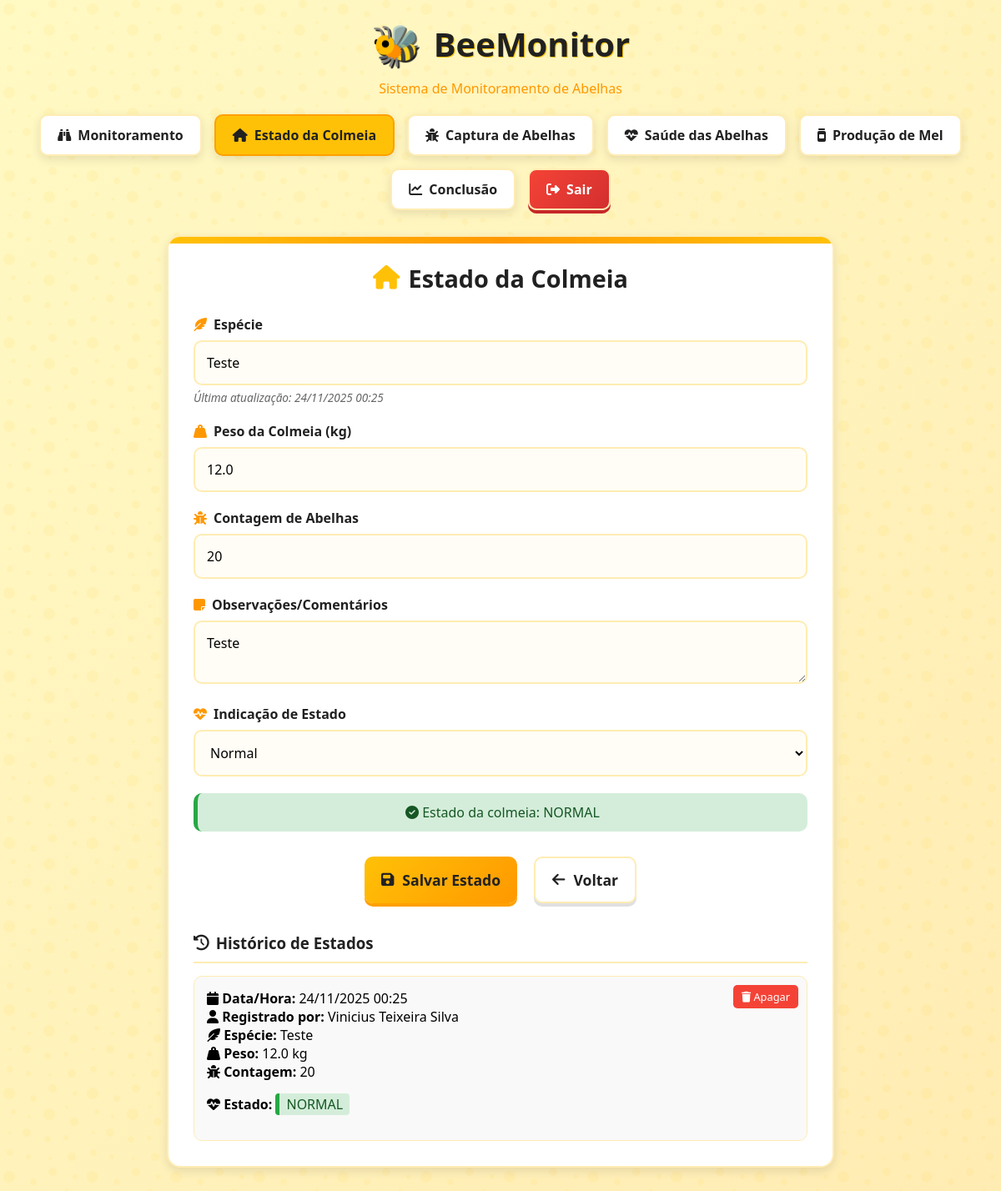
Page /estado-colmeia (signed in) on the committed database.
### models.py (models this page shows, shortened)
class EstadoColmeia(db.Model):
    id = db.Column(db.Integer, primary_key=True)
    usuario_id = db.Column(db.Integer, db.ForeignKey('usuario.id'), nullable=False)
    especie = db.Column(db.String(100))
    peso = db.Column(db.Float)
    contagem_abelhas = db.Column(db.Integer)
    observacoes = db.Column(db.Text)
    estado = db.Column(db.String(20), default='normal')
    data_atualizacao = db.Column(db.DateTime, default=datetime.utcnow)
    usuario = db.relationship('Usuario', backref=db.backref('estados_colmeia', lazy=True))

class Usuario(db.Model):
    id = db.Column(db.Integer, primary_key=True)
    nome = db.Column(db.String(100), nullable=False)
    email = db.Column(db.String(100), unique=True, nullable=False)
    telefone = db.Column(db.String(20))
    cpf = db.Column(db.String(14), unique=True)
    tipo_usuario = db.Column(db.String(20), default='Participante')
    matricula = db.Column(db.String(12))
    senha = db.Column(db.String(200), nullable=False)
    data_criacao = db.Column(db.DateTime, default=datetime.utcnow)
    ativo = db.Column(db.Boolean, default=True)

### route.py (the view)
@app.route('/estado-colmeia')
@login_required
def mostrar_estado_colmeia():
    if is_admin():
        estados = EstadoColmeia.query.order_by(EstadoColmeia.data_atualizacao.desc()).all()
    else:
        estados = EstadoColmeia.query.filter_by(usuario_id=session['usuario_id']).order_by(EstadoColmeia.data_atualizacao.desc()).all()
    estado_atual = EstadoColmeia.query.order_by(EstadoColmeia.data_atualizacao.desc()).first()
    todos_estados = EstadoColmeia.query.order_by(EstadoColmeia.data_atualizacao.desc()).all()
    return render_template('estado_colmeia.html',
                         estados=estados,
                         estado_atual=estado_atual,
                         todos_estados=todos_estados,
                         is_admin=is_admin())

### route.py (called while the page is built)
def is_admin():
    return session.get('usuario_tipo') == 'Administrador'

def login_required(f):
    from functools import wraps
    @wraps(f)
    def decorated_function(*args, **kwargs):
        if 'usuario_id' not in session:
            flash('Por favor, faça login para acessar esta página.', 'warning')
            return redirect(url_for('index'))
        return f(*args, **kwargs)
    return decorated_function

### templates/estado_colmeia.html (shortened to what this page needs)
{% extends "base.html" %}
{% block content %}
<div class="container">
    <div class="honeycomb-bg"></div>
    <h2><i class="fas fa-home"></i> Estado da Colmeia</h2>
    <form method="POST" action="{{ url_for('salvar_estado_colmeia') }}">
        <div class="form-group">
            <label for="especie"><i class="fas fa-feather-alt"></i> Espécie</label>
            <input type="text" id="especie" name="especie" placeholder="Ex: Apis mellifera" value="{{ estado_atual.especie if estado_atual }}">
            {% if estado_atual %}
            <div class="atualizacao">Última atualização: {{ estado_atual.data_atualizacao.strftime('%d/%m/%Y %H:%M') }}</div>
            {% endif %}
        </div>
        <div class="form-group">
            <label for="peso"><i class="fas fa-weight-hanging"></i> Peso da Colmeia (kg)</label>
            <input type="number" id="peso" name="peso" step="0.01" placeholder="Ex: 12.5" value="{{ estado_atual.peso if estado_atual }}">
        </div>
        <div class="form-group">
            <label for="contagem"><i class="fas fa-bug"></i> Contagem de Abelhas</label>
            <input type="number" id="contagem" name="contagem" step="1" min="0" placeholder="Número aproximado" value="{{ estado_atual.contagem_abelhas if estado_atual }}">
        </div>
        <div class="form-group">
            <label for="observacoes"><i class="fas fa-sticky-note"></i> Observações/Comentários</label>
            <textarea id="observacoes" name="observacoes" placeholder="Observações sobre o estado geral da colmeia...">{{ estado_atual.observacoes if estado_atual }}</textarea>
        </div>
        <div class="form-group">
            <label for="estado"><i class="fas fa-heartbeat"></i> Indicação de Estado</label>
            <select id="estado" name="estado">
                <option value="normal" {% if estado_atual and estado_atual.estado == 'normal' %}selected{% endif %}>Normal</option>
            </select>
        </div>
        {% if estado_atual %}
        <div id="statusVisual">
            {% if estado_atual.estado == 'normal' %}
            <div class="status-normal"><i class="fas fa-check-circle"></i> Estado da colmeia: NORMAL</div>
            {% else %}
            <div class="status-alerta"><i class="fas fa-exclamation-triangle"></i> Estado da colmeia: ALERTA - Atenção necessária</div>
            {% endif %}
        </div>
        {% endif %}
        <div class="btn-group">
            <button type="submit" class="btn">
                <i class="fas fa-save"></i> Salvar Estado
            </button>
            <a href="{{ url_for('monitoramento') }}" class="btn btn-secondary">
                <i class="fas fa-arrow-left"></i> Voltar
            </a>
        </div>
    </form>
    <h3><i class="fas fa-history"></i> Histórico de Estados</h3>
    <div id="historico-estados">
        {% for estado in todos_estados %}
        <div class="registro">
            <strong><i class="fas fa-calendar"></i> Data/Hora:</strong> {{ estado.data_atualizacao.strftime('%d/%m/%Y %H:%M') }}<br>
            <strong><i class="fas fa-user"></i> Registrado por:</strong> {{ estado.usuario.nome }}<br>
            <strong><i class="fas fa-feather-alt"></i> Espécie:</strong> {{ estado.especie or "Não informada" }}<br>
            <strong><i class="fas fa-weight-hanging"></i> Peso:</strong> {{ estado.peso or "Não informado" }} kg<br>
            <strong><i class="fas fa-bug"></i> Contagem:</strong> {{ estado.contagem_abelhas or "Não informada" }}<br>
            <strong><i class="fas fa-heartbeat"></i> Estado:</strong>
                <span class="{% if estado.estado == 'normal' %}status-normal{% else %}status-alerta{% endif %}" style="display: inline-block; padding: 2px 8px; border-radius: 4px;">
                    {{ estado.estado|upper }}
                </span><br>
            {% if is_admin or estado.usuario_id == session.usuario_id %}
            <form method="POST" action="{{ url_for('excluir_estado_colmeia', id=estado.id) }}" style="display: inline;">
                <button type="submit" onclick="return confirm('Tem certeza que deseja apagar este registro?')">
                    <i class="fas fa-trash"></i> Apagar
                </button>
            </form>
            {% endif %}
        </div>
        {% else %}
        <p>Nenhum estado da colmeia registrado.</p>
        {% endfor %}
    </div>
</div>
{% endblock %}

### templates/base.html (shortened to what this page needs)
<!DOCTYPE html>
<html lang="pt-BR">
<head>
    <link rel="stylesheet" href="https://cdnjs.cloudflare.com/ajax/libs/font-awesome/6.4.0/css/all.min.css">
</head>
<body>
    <div class="header">
        <div class="logo">
            <div class="logo-icon">🐝</div>
            <h1>BeeMonitor</h1>
        </div>
        <p class="subtitle">Sistema de Monitoramento de Abelhas</p>
        {% if session.usuario_id %}
        <div class="nav-menu">
            <a href="{{ url_for('monitoramento') }}" class="nav-btn {% if request.endpoint == 'monitoramento' %}active{% endif %}">
                <i class="fas fa-binoculars"></i> Monitoramento
            </a>
            <a href="{{ url_for('mostrar_estado_colmeia') }}" class="nav-btn {% if request.endpoint == 'mostrar_estado_colmeia' %}active{% endif %}">
                <i class="fas fa-home"></i> Estado da Colmeia
            </a>
            <a href="{{ url_for('mostrar_captura_abelha') }}" class="nav-btn {% if request.endpoint == 'mostrar_captura_abelha' %}active{% endif %}">
                <i class="fas fa-bug"></i> Captura de Abelhas
            </a>
            <a href="{{ url_for('mostrar_saude_abelhas') }}" class="nav-btn {% if request.endpoint == 'mostrar_saude_abelhas' %}active{% endif %}">
                <i class="fas fa-heartbeat"></i> Saúde das Abelhas
            </a>
            <a href="{{ url_for('mostrar_producao_mel') }}" class="nav-btn {% if request.endpoint == 'mostrar_producao_mel' %}active{% endif %}">
                <i class="fas fa-jar"></i> Produção de Mel
            </a>
            <a href="{{ url_for('conclusao') }}" class="nav-btn {% if request.endpoint == 'conclusao' %}active{% endif %}">
                <i class="fas fa-chart-line"></i> Conclusão
            </a>
            <a href="{{ url_for('logout') }}" class="nav-btn btn-danger">
                <i class="fas fa-sign-out-alt"></i> Sair
            </a>
        </div>
        {% endif %}
    </div>
    {% block content %}{% endblock %}
</body>
</html>

### templates/base.html (style rules this page uses)
:root { --primary-yellow: #FFC107; --dark-yellow: #FFA000; --honey: #FF9800; --black: #212121; --white: #FFFFFF; --light-bg: #FFF9C4; --light-border: #FFECB3; --success: #4CAF50; --warning: #FF9800; --error: #F44336; --shadow: 0 4px 12px rgba(0, 0, 0, 0.1); --normal-status: #d4edda; --alert-status: #f8d7da; }
* { margin: 0; padding: 0; box-sizing: border-box; font-family: 'Segoe UI', Tahoma, Geneva, Verdana, sans-serif; }
body { background: linear-gradient(135deg, #fff9c4 0%, #ffecb3 100%); min-height: 100vh; padding: 20px; display: flex; flex-direction: column; align-items: center; position: relative; overflow-x: hidden; }
body::before { content: ""; position: absolute; top: 0; left: 0; right: 0; bottom: 0; opacity: 0.6; z-index: -1; }
.header { text-align: center; margin-bottom: 30px; position: relative; width: 100%; }
.logo { display: flex; align-items: center; justify-content: center; gap: 15px; margin-bottom: 10px; }
.logo-icon { font-size: 3rem; color: var(--primary-yellow); text-shadow: 2px 2px 0 var(--black); animation: buzz 2s infinite alternate; }
h1 { font-size: 2.5rem; color: var(--black); text-shadow: 1px 1px 0 var(--primary-yellow); }
.subtitle { color: var(--honey); font-weight: 500; margin-bottom: 10px; }
.nav-menu { display: flex; justify-content: center; gap: 15px; margin-top: 20px; flex-wrap: wrap; }
.nav-btn { background: var(--white); border: 2px solid var(--light-border); border-radius: 10px; padding: 12px 20px; font-weight: 600; color: var(--black); cursor: pointer; transition: all 0.3s; display: flex; align-items: center; gap: 8px; box-shadow: var(--shadow); text-decoration: none; }
.nav-btn.active { background: var(--primary-yellow); border-color: var(--dark-yellow); }
.container { background: var(--white); border-radius: 16px; box-shadow: var(--shadow); padding: 30px; width: 100%; max-width: 800px; border: 2px solid var(--light-border); position: relative; overflow: hidden; transition: transform 0.3s ease; margin-bottom: 20px; }
.container::before { content: ""; position: absolute; top: 0; left: 0; right: 0; height: 8px; background: linear-gradient(90deg, var(--primary-yellow), var(--honey), var(--primary-yellow)); }
h2 { color: var(--black); margin-bottom: 25px; text-align: center; font-size: 1.8rem; display: flex; align-items: center; justify-content: center; gap: 10px; }
h2 i { color: var(--primary-yellow); }
h3 { color: var(--black); margin: 25px 0 15px; padding-bottom: 10px; border-bottom: 2px solid var(--light-border); display: flex; align-items: center; gap: 8px; }
.form-group { margin-bottom: 20px; }
label { display: block; margin-bottom: 8px; font-weight: 600; color: var(--black); display: flex; align-items: center; gap: 8px; }
label i { color: var(--honey); }
input, select, textarea { width: 100%; padding: 14px; border: 2px solid var(--light-border); border-radius: 10px; font-size: 1rem; transition: all 0.3s; background-color: #fffdf5; }
.btn { background: linear-gradient(135deg, var(--primary-yellow), var(--honey)); color: var(--black); border: none; padding: 14px 20px; border-radius: 10px; font-size: 1.1rem; font-weight: 600; cursor: pointer; transition: all 0.3s; display: flex; align-items: center; justify-content: center; gap: 10px; box-shadow: 0 4px 0 var(--dark-yellow); margin: 10px 5px; text-decoration: none; }
.btn-secondary { background: var(--white); color: var(--black); border: 2px solid var(--light-border); box-shadow: 0 4px 0 #e0e0e0; }
.btn-danger { background: linear-gradient(135deg, #f44336, #d32f2f); color: white; box-shadow: 0 4px 0 #c62828; }
.atualizacao { font-size: 0.85em; color: #666; margin-top: 5px; font-style: italic; }
.status-normal { background: var(--normal-status); color: #155724; padding: 12px; border-radius: 10px; text-align: center; margin: 15px 0; border-left: 5px solid #28a745; }
.registro, .captura { border: 1px solid var(--light-border); border-radius: 10px; padding: 15px; margin-top: 15px; background: #f9f9f9; position: relative; transition: all 0.3s; }
.registro button, .captura button { position: absolute; top: 10px; right: 10px; background: var(--error); color: #fff; border: none; padding: 5px 10px; border-radius: 5px; font-size: 0.8em; cursor: pointer; }
.honeycomb-bg { position: absolute; width: 100%; height: 100%; top: 0; left: 0; z-index: -1; opacity: 0.05; background-size: 100px; }
.btn-group { display: flex; flex-wrap: wrap; justify-content: center; gap: 10px; margin: 20px 0; }

### rows in the picture
EstadoColmeia: especie "Teste", data_atualizacao "24/11/2025 00:25", peso "12.0", contagem "20", observacoes "Teste", estado "Normal", usuario.nome "Vinicius Teixeira Silva", contagem_abelhas "20", estado "NORMAL"
